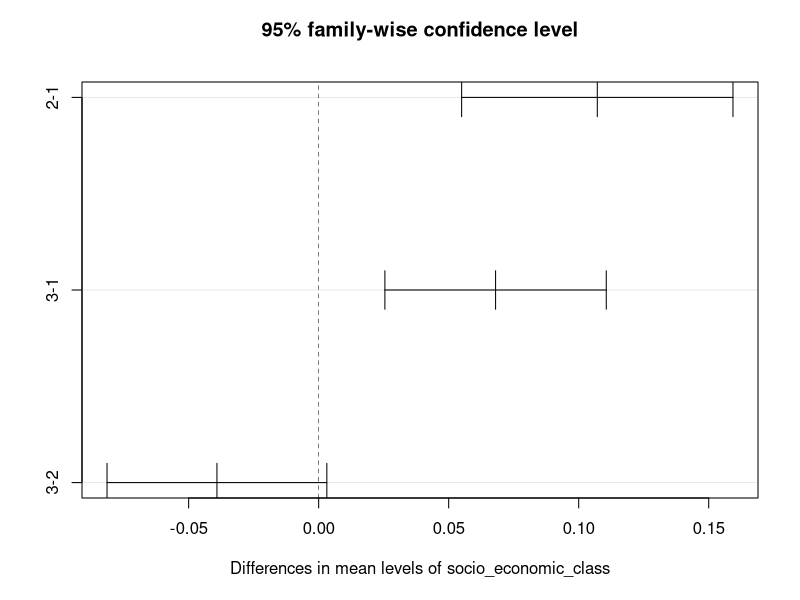
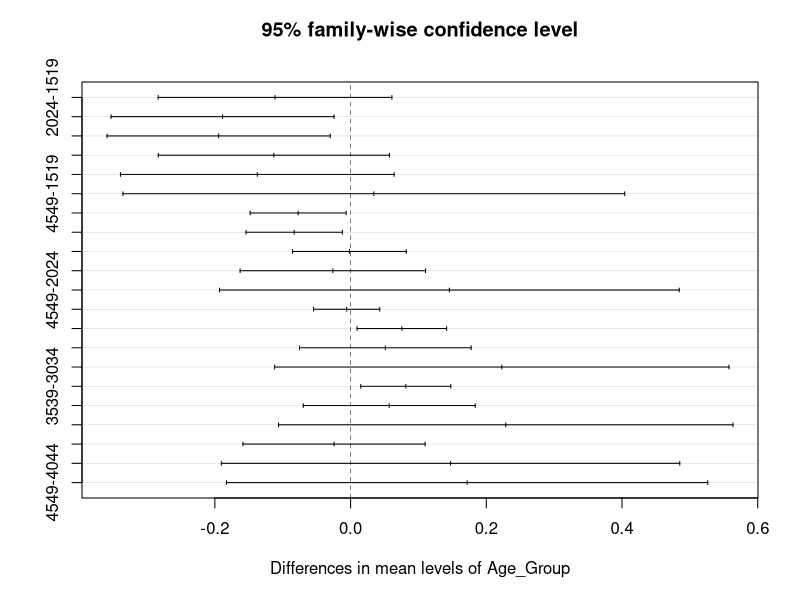
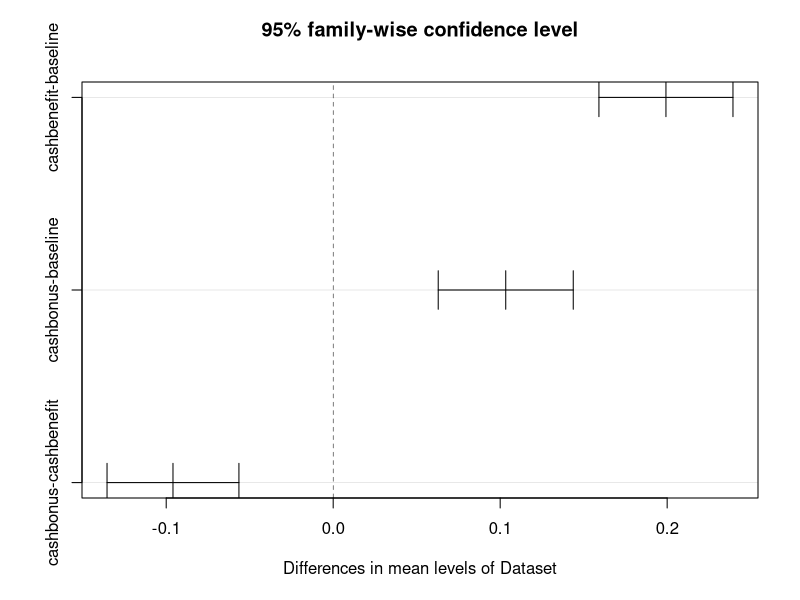

Write the R code that produced these figures, in order.
## ---- chunk 1
# Load the data
cashbenefit <- read.csv("long_cashbenefit.csv")
cashbonus <- read.csv("long_cashbonus.csv")
baseline <- read.csv("long_baseline.csv")
## ---- chunk 2
# Load the packages
library(dplyr)
library(ggplot2)
library(car)
## ---- chunk 3
#Combine datasets 
cashbenefit$Dataset <- 'cashbenefit'
cashbonus$Dataset <- 'cashbonus'
baseline$Dataset <- 'baseline'

combined_data <- rbind(cashbenefit, cashbonus, baseline)

## ---- chunk 4
# Changing to factors so anova wants to play
combined_data$socio_economic_class <- as.factor(combined_data$socio_economic_class)
combined_data$Age_Group <- as.factor(combined_data$Age_Group)
combined_data$Dataset <- as.factor(combined_data$Dataset)

## ---- chunk 5
# Annova test the difference between the three groups in children distribution between socioeconomic groups and age
anova_model <- aov(Children ~ socio_economic_class + Age_Group + Dataset, data = combined_data)

# Get the summary of the ANOVA test
summary(anova_model)

## ---- chunk 6
# Perform Tukey's HSD test
tukey_results <- TukeyHSD(anova_model)

# Print Tukey's HSD test results
print(tukey_results)

## ---- chunk 7
plot(tukey_results)

